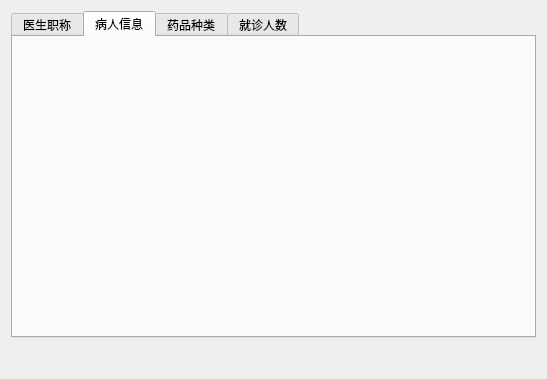
<?xml version="1.0" encoding="UTF-8"?>
<ui version="4.0">
 <class>AnalysisView</class>
 <widget class="QWidget" name="AnalysisView">
  <property name="geometry">
   <rect>
    <x>0</x>
    <y>0</y>
    <width>547</width>
    <height>379</height>
   </rect>
  </property>
  <property name="windowTitle">
   <string>数据统计分析</string>
  </property>
  <layout class="QVBoxLayout" name="verticalLayout">
   <item>
    <widget class="QTabWidget" name="tabWidget">
     <property name="currentIndex">
      <number>1</number>
     </property>
     <widget class="QWidget" name="doctorTab">
      <attribute name="title">
       <string>医生职称</string>
      </attribute>
      <layout class="QVBoxLayout" name="doctorLayout">
       <item>
        <widget class="QChartView" name="doctorChart" native="true"/>
       </item>
      </layout>
     </widget>
     <widget class="QWidget" name="patientTab">
      <attribute name="title">
       <string>病人信息</string>
      </attribute>
      <layout class="QVBoxLayout" name="patientLayout">
       <item>
        <widget class="QChartView" name="patientChart" native="true"/>
       </item>
      </layout>
     </widget>
     <widget class="QWidget" name="medicineTab">
      <attribute name="title">
       <string>药品种类</string>
      </attribute>
      <layout class="QVBoxLayout" name="medicineLayout">
       <item>
        <widget class="QChartView" name="drugChart" native="true"/>
       </item>
      </layout>
     </widget>
     <widget class="QWidget" name="visitTab">
      <attribute name="title">
       <string>就诊人数</string>
      </attribute>
      <layout class="QVBoxLayout" name="visitLayout">
       <item>
        <widget class="QChartView" name="medicalRecordChart" native="true"/>
       </item>
      </layout>
     </widget>
    </widget>
   </item>
   <item>
    <widget class="QLabel" name="titleLabel">
     <property name="font">
      <font>
       <pointsize>16</pointsize>
       <bold>true</bold>
      </font>
     </property>
     <property name="alignment">
      <set>Qt::AlignmentFlag::AlignCenter</set>
     </property>
    </widget>
   </item>
  </layout>
 </widget>
 <customwidgets>
  <customwidget>
   <class>QChartView</class>
   <extends>QWidget</extends>
   <header>qchartview.h</header>
  </customwidget>
 </customwidgets>
 <resources/>
 <connections/>
</ui>
